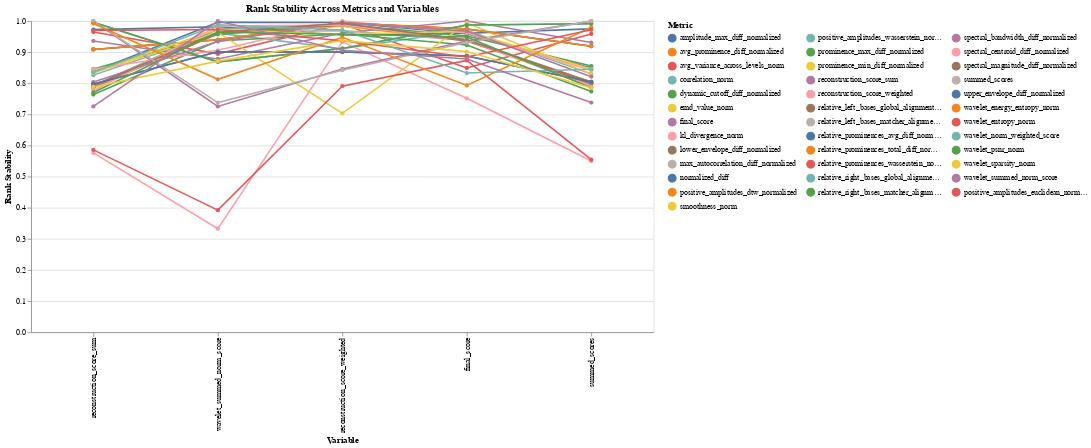

Write notebook code for a chart like this one.
### Code cell
alt.Chart(pivoted_df).mark_line(point=True).encode(
	x=alt.X('variable:N', axis=alt.Axis(title='Variable'), sort=['reconstruction_score_sum', 'wavelet_summed_norm_score',
	   'reconstruction_score_weighted', 'final_score']),
    y=alt.Y('rank_stability:Q', title='Rank Stability', sort='-y', ),
    color=alt.Color('metric:N', legend=alt.Legend(title="Metric", symbolLimit=0, columns=3)),
    tooltip=['metric', 'variable', 'rank_stability']
).properties(width=800, height=400, title="Rank Stability Across Metrics and Variables")

### Figure 1 — Vega-Lite specification as saved in the notebook (floating-point values rounded to 4 significant figures; data arrays with more than 128 entries replaced by an {"elided": "..."} marker saying what was removed)
{"config": {"view": {"continuousWidth": 300, "continuousHeight": 300}}, "data": {"name": "data-c8eac709b7ff3cea4cb5691af6e58780"}, "mark": {"type": "line", "point": true}, "encoding": {"color": {"field": "metric", "legend": {"columns": 3, "symbolLimit": 0, "title": "Metric"}, "type": "nominal"}, "tooltip": [{"field": "metric", "type": "nominal"}, {"field": "variable", "type": "nominal"}, {"field": "rank_stability", "type": "quantitative"}], "x": {"axis": {"title": "Variable"}, "field": "variable", "sort": ["reconstruction_score_sum", "wavelet_summed_norm_score", "reconstruction_score_weighted", "final_score"], "type": "nominal"}, "y": {"field": "rank_stability", "sort": "-y", "title": "Rank Stability", "type": "quantitative"}}, "height": 400, "title": "Rank Stability Across Metrics and Variables", "width": 800, "$schema": "https://vega.github.io/schema/vega-lite/v5.8.0.json", "datasets": {"data-c8eac709b7ff3cea4cb5691af6e58780": {"elided": "185 records"}}}
